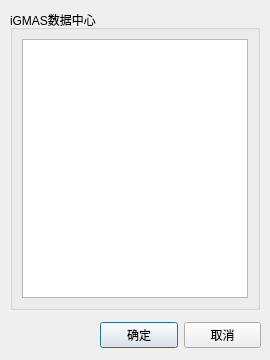
<?xml version="1.0" encoding="UTF-8"?>
<ui version="4.0">
 <class>iGMASDataCenterSelectDialog</class>
 <widget class="QDialog" name="iGMASDataCenterSelectDialog">
  <property name="windowModality">
   <enum>Qt::ApplicationModal</enum>
  </property>
  <property name="geometry">
   <rect>
    <x>0</x>
    <y>0</y>
    <width>270</width>
    <height>360</height>
   </rect>
  </property>
  <property name="windowTitle">
   <string>Dialog</string>
  </property>
  <widget class="QGroupBox" name="verticalGroupBox_2">
   <property name="geometry">
    <rect>
     <x>10</x>
     <y>10</y>
     <width>250</width>
     <height>300</height>
    </rect>
   </property>
   <property name="title">
    <string>iGMAS数据中心</string>
   </property>
   <layout class="QVBoxLayout" name="verticalLayout_4">
    <item>
     <widget class="DraggableListWidget" name="dataCenterList">
      <property name="contextMenuPolicy">
       <enum>Qt::CustomContextMenu</enum>
      </property>
      <property name="dragEnabled">
       <bool>true</bool>
      </property>
      <property name="dragDropMode">
       <enum>QAbstractItemView::DragDrop</enum>
      </property>
      <property name="defaultDropAction">
       <enum>Qt::MoveAction</enum>
      </property>
      <property name="selectionBehavior">
       <enum>QAbstractItemView::SelectRows</enum>
      </property>
      <property name="spacing">
       <number>2</number>
      </property>
     </widget>
    </item>
   </layout>
  </widget>
  <widget class="QWidget" name="horizontalLayoutWidget_2">
   <property name="geometry">
    <rect>
     <x>100</x>
     <y>320</y>
     <width>161</width>
     <height>31</height>
    </rect>
   </property>
   <layout class="QHBoxLayout" name="horizontalLayout">
    <property name="spacing">
     <number>6</number>
    </property>
    <item>
     <widget class="QPushButton" name="confirmButton">
      <property name="sizePolicy">
       <sizepolicy hsizetype="Minimum" vsizetype="Fixed">
        <horstretch>0</horstretch>
        <verstretch>0</verstretch>
       </sizepolicy>
      </property>
      <property name="text">
       <string>确定</string>
      </property>
     </widget>
    </item>
    <item>
     <widget class="QPushButton" name="cancelButton">
      <property name="text">
       <string>取消</string>
      </property>
     </widget>
    </item>
   </layout>
  </widget>
 </widget>
 <customwidgets>
  <customwidget>
   <class>DraggableListWidget</class>
   <extends>QListWidget</extends>
   <header>widget/plugin/draggablelist_widget.h</header>
  </customwidget>
 </customwidgets>
 <resources/>
 <connections/>
</ui>
